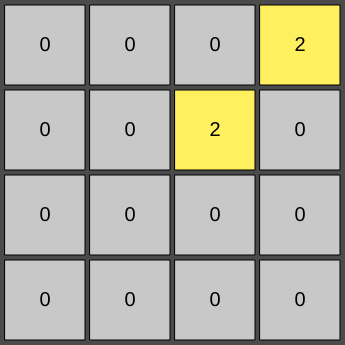
Frame 1 (no input)
Frame 60 (no input): identical to frame 1, image omitted
Frame 120 (the mouse pressed at the canvas centre since frame 60): identical to frame 1, image omitted

The p5.js sketch that drew this single still picture (run headless with seeded random() and noise() and a simulated clock; from frame 60 on, the mouse is pressed at the canvas centre):

// p5.js sketch
// ── sketch.js
let CELL_SIZE = 80;
let padding = 5;
let WIDTH = HEIGHT = 5 * padding + 4 * CELL_SIZE;
let game;

function setup() {
	createCanvas(WIDTH, HEIGHT);
	newGame();

}

function draw() {
	game.draw();

}

function newGame() {
	game = new Game2048();
}


function keyPressed() {
	game.shift(keyCode);
	game.gameOver != game.check();

}

function nextInt(max, min) {
	if (typeof min === 'undefined') min = 0;
	return (random() * (max - min + 1) | 0) + min;
}

class Game2048 {
	constructor() {
		this.board = [];
		this.gameOver = false;
		this.clearBoard();
		this.insertRandom();
		this.insertRandom();

	}


	draw() {
		background(75);
		
		let offset = CELL_SIZE + padding;
		translate(padding, padding);
		for (let i = 0; i < 4; i++) {
			for (let j = 0; j < 4; j++) {
				let value = this.board[i][j];
				let col = color(200);
				if (value > 0) {
					colorMode(HSB, 255);
					let hue = Math.log2(value) / Math.log2(2048) / 6;
					col = color(255 * (1 / 6 - hue), 160, 255);
					colorMode(RGB, 255);
				}

				fill(col);
				rect(j * offset, i * offset, CELL_SIZE, CELL_SIZE);
				fill(0);
				textSize(20);
				textAlign(CENTER, CENTER);
				text(this.board[i][j], j * offset + CELL_SIZE / 2, i * offset + CELL_SIZE / 2);
			}
		}
	}

	clearBoard() {
		this.board = [
			[0, 0, 0, 0],
			[0, 0, 0, 0],
			[0, 0, 0, 0],
			[0, 0, 0, 0]
		];
		// this.board = [
		// 	[2, 4, 8, 16],
		// 	[32, 64, 128, 256],
		// 	[512, 1024, 2048, 0],
		// 	[0, 0, 0, 0]
		// ];
	}

	mirrorX() {
		for (let i = 0; i < 4; i++) {
			for (let j = 0; j < 2; j++) {
				let temp = this.board[i][j];
				this.board[i][j] = this.board[i][3 - j];
				this.board[i][3 - j] = temp;
			}
		}
	}

	rotate(dir) {
		let newMat = new Array(4);
		for (let i = 0; i < 4; i++) {
			newMat[i] = new Array(4);
		}

		for (let y = 0; y < 4; y++) {
			for (let x = 0; x < 4; x++) {
				if (dir == 1)
					newMat[x][4 - 1 - y] = this.board[y][x];
				else if (dir == -1)
					newMat[4 - 1 - x][y] = this.board[y][x];
			}
		}

		this.board = newMat;
	}

	check() {
		let cEmpty = 0;
		for (let i = 0; i < 4; i++) {
			for (let j = 0; j < 4; j++) {
				if (this.board[i][j] == 0)
					cEmpty++;
			}
		}
		if (cEmpty > 0)
			return true;

		for (let i = 0; i < 4; i++) {
			for (let j = 0; j < 4; j++) {

				if (j > 0 && this.board[i][j - 1] == this.board[i][j])
					return true;
				if (i > 0 && this.board[i - 1][j] == this.board[i][j])
					return true;
			}
		}

		return false;
	}

	shift(dir) {
		let changed = false;
		switch (dir) {
			case LEFT_ARROW:
				changed = this.shiftLeft();
				break;
			case RIGHT_ARROW:
				this.mirrorX();
				changed = this.shiftLeft();
				this.mirrorX();
				break;
			case UP_ARROW:
				this.rotate(-1);
				changed = this.shiftLeft();
				this.rotate(1);
				break;
			case DOWN_ARROW:
				this.rotate(1);
				changed = this.shiftLeft();
				this.rotate(-1);
				break;
			default:
				return;
				break;
		}
		if (changed)
			this.insertRandom();

	}



	shiftLeft() {
		let copy = [];
		for (var i = 0; i < this.board.length; i++)
			copy[i] = this.board[i].slice(0);

		for (let i = 0; i < 4; i++) {
			//row
			let prev;
			let curr;
			let alreadyMerged = false;
			for (let j = 1; j < 4; j++) {
				if (j <= 0)
					prev = -1;
				else
					prev = this.board[i][j - 1];
				curr = this.board[i][j];
				if (prev == curr && curr > 0 && !alreadyMerged) {

					this.board[i][j - 1] *= 2; //double prev
					this.board[i][j] = 0; // curr zero
					alreadyMerged = true;

				} else {
					if (prev == 0 && curr > 0) {
						this.board[i][j] = 0;
						this.board[i][j - 1] = curr;
						j -= 2;
					}
				}
			}
		}

		for (let i = 0; i < 4; i++) {
			for (let j = 0; j < 4; j++) {
				if (copy[i][j] != this.board[i][j])
					return true;
			}
		}
		return false;
	}

	insertRandom() {
		let value = random() > .80 ? 4 : 2;
		let emptyCells = 0;
		for (let i = 0; i < 4; i++) {
			for (let j = 0; j < 4; j++) {
				if (this.board[i][j] == 0) {
					emptyCells++;
				}
			}
		}
		let insertPos = nextInt(emptyCells - 1);
		let currIndex = 0;
		for (let i = 0; i < 4; i++) {
			for (let j = 0; j < 4; j++) {
				if (this.board[i][j] == 0) {
					if (currIndex == insertPos) {
						this.board[i][j] = value;
						return;
					}
					currIndex++;
				}

			}
		}

	}
}
